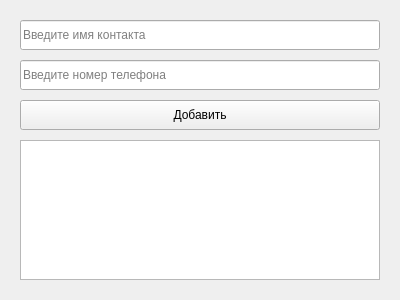
<?xml version="1.0" encoding="UTF-8"?>
<ui version="4.0">
 <class>Notebook</class>
 <widget class="QWidget" name="Notebook">
  <property name="geometry">
   <rect>
    <x>0</x>
    <y>0</y>
    <width>400</width>
    <height>300</height>
   </rect>
  </property>
  <property name="windowTitle">
   <string>Записная книжка</string>
  </property>
  <widget class="QLineEdit" name="nameLineEdit">
   <property name="geometry">
    <rect>
     <x>20</x>
     <y>20</y>
     <width>360</width>
     <height>30</height>
    </rect>
   </property>
   <property name="placeholderText">
    <string>Введите имя контакта</string>
   </property>
  </widget>
  <widget class="QLineEdit" name="numberLineEdit">
   <property name="geometry">
    <rect>
     <x>20</x>
     <y>60</y>
     <width>360</width>
     <height>30</height>
    </rect>
   </property>
   <property name="placeholderText">
    <string>Введите номер телефона</string>
   </property>
  </widget>
  <widget class="QPushButton" name="addButton">
   <property name="geometry">
    <rect>
     <x>20</x>
     <y>100</y>
     <width>360</width>
     <height>30</height>
    </rect>
   </property>
   <property name="text">
    <string>Добавить</string>
   </property>
  </widget>
  <widget class="QListWidget" name="contactListWidget">
   <property name="geometry">
    <rect>
     <x>20</x>
     <y>140</y>
     <width>360</width>
     <height>140</height>
    </rect>
   </property>
  </widget>
 </widget>
 <resources/>
 <connections/>
</ui>
